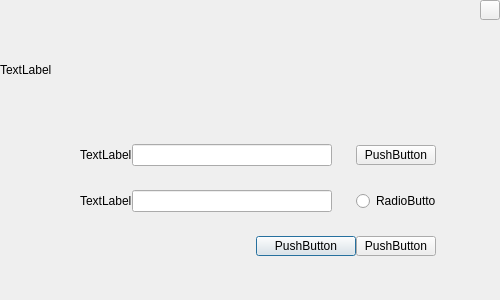
<?xml version="1.0" encoding="UTF-8"?>
<ui version="4.0">
 <class>login_dialog</class>
 <widget class="QDialog" name="login_dialog">
  <property name="geometry">
   <rect>
    <x>0</x>
    <y>0</y>
    <width>500</width>
    <height>300</height>
   </rect>
  </property>
  <property name="minimumSize">
   <size>
    <width>500</width>
    <height>300</height>
   </size>
  </property>
  <property name="maximumSize">
   <size>
    <width>500</width>
    <height>300</height>
   </size>
  </property>
  <property name="windowTitle">
   <string>Dialog</string>
  </property>
  <widget class="QLabel" name="login_label">
   <property name="geometry">
    <rect>
     <x>0</x>
     <y>20</y>
     <width>500</width>
     <height>100</height>
    </rect>
   </property>
   <property name="minimumSize">
    <size>
     <width>500</width>
     <height>100</height>
    </size>
   </property>
   <property name="maximumSize">
    <size>
     <width>500</width>
     <height>100</height>
    </size>
   </property>
   <property name="text">
    <string>TextLabel</string>
   </property>
  </widget>
  <widget class="QToolButton" name="login_quit_toolButton">
   <property name="geometry">
    <rect>
     <x>480</x>
     <y>0</y>
     <width>20</width>
     <height>20</height>
    </rect>
   </property>
   <property name="minimumSize">
    <size>
     <width>20</width>
     <height>20</height>
    </size>
   </property>
   <property name="maximumSize">
    <size>
     <width>20</width>
     <height>20</height>
    </size>
   </property>
   <property name="text">
    <string/>
   </property>
  </widget>
  <widget class="QWidget" name="layoutWidget">
   <property name="geometry">
    <rect>
     <x>80</x>
     <y>120</y>
     <width>356</width>
     <height>161</height>
    </rect>
   </property>
   <layout class="QGridLayout" name="gridLayout">
    <property name="spacing">
     <number>0</number>
    </property>
    <item row="2" column="0">
     <layout class="QHBoxLayout" name="horizontalLayout_3">
      <item>
       <spacer name="horizontalSpacer">
        <property name="orientation">
         <enum>Qt::Horizontal</enum>
        </property>
        <property name="sizeHint" stdset="0">
         <size>
          <width>40</width>
          <height>20</height>
         </size>
        </property>
       </spacer>
      </item>
      <item>
       <widget class="QPushButton" name="login_signin_pushButton">
        <property name="minimumSize">
         <size>
          <width>100</width>
          <height>20</height>
         </size>
        </property>
        <property name="maximumSize">
         <size>
          <width>100</width>
          <height>20</height>
         </size>
        </property>
        <property name="text">
         <string>PushButton</string>
        </property>
       </widget>
      </item>
      <item>
       <widget class="QPushButton" name="login_findpassword_pushButton">
        <property name="minimumSize">
         <size>
          <width>80</width>
          <height>20</height>
         </size>
        </property>
        <property name="maximumSize">
         <size>
          <width>80</width>
          <height>20</height>
         </size>
        </property>
        <property name="text">
         <string>PushButton</string>
        </property>
       </widget>
      </item>
     </layout>
    </item>
    <item row="1" column="0">
     <layout class="QHBoxLayout" name="horizontalLayout_2">
      <item>
       <widget class="QLabel" name="login_password_label">
        <property name="sizePolicy">
         <sizepolicy hsizetype="Fixed" vsizetype="Preferred">
          <horstretch>0</horstretch>
          <verstretch>0</verstretch>
         </sizepolicy>
        </property>
        <property name="text">
         <string>TextLabel</string>
        </property>
       </widget>
      </item>
      <item>
       <widget class="QLineEdit" name="login_passwaord_lineEdit">
        <property name="minimumSize">
         <size>
          <width>200</width>
          <height>22</height>
         </size>
        </property>
        <property name="maximumSize">
         <size>
          <width>200</width>
          <height>22</height>
         </size>
        </property>
       </widget>
      </item>
      <item>
       <spacer name="horizontalSpacer_3">
        <property name="orientation">
         <enum>Qt::Horizontal</enum>
        </property>
        <property name="sizeHint" stdset="0">
         <size>
          <width>40</width>
          <height>20</height>
         </size>
        </property>
       </spacer>
      </item>
      <item>
       <widget class="QRadioButton" name="login_showpassword_radioButton">
        <property name="minimumSize">
         <size>
          <width>80</width>
          <height>20</height>
         </size>
        </property>
        <property name="maximumSize">
         <size>
          <width>80</width>
          <height>20</height>
         </size>
        </property>
        <property name="text">
         <string>RadioButton</string>
        </property>
       </widget>
      </item>
     </layout>
    </item>
    <item row="0" column="0">
     <layout class="QHBoxLayout" name="horizontalLayout">
      <item>
       <widget class="QLabel" name="loginin_label">
        <property name="sizePolicy">
         <sizepolicy hsizetype="Fixed" vsizetype="Preferred">
          <horstretch>0</horstretch>
          <verstretch>0</verstretch>
         </sizepolicy>
        </property>
        <property name="text">
         <string>TextLabel</string>
        </property>
       </widget>
      </item>
      <item>
       <widget class="QLineEdit" name="loginin_lineEdit">
        <property name="minimumSize">
         <size>
          <width>200</width>
          <height>22</height>
         </size>
        </property>
        <property name="maximumSize">
         <size>
          <width>200</width>
          <height>22</height>
         </size>
        </property>
       </widget>
      </item>
      <item>
       <spacer name="horizontalSpacer_2">
        <property name="orientation">
         <enum>Qt::Horizontal</enum>
        </property>
        <property name="sizeHint" stdset="0">
         <size>
          <width>40</width>
          <height>20</height>
         </size>
        </property>
       </spacer>
      </item>
      <item>
       <widget class="QPushButton" name="login_regaccount_pushButton">
        <property name="sizePolicy">
         <sizepolicy hsizetype="Minimum" vsizetype="Fixed">
          <horstretch>80</horstretch>
          <verstretch>20</verstretch>
         </sizepolicy>
        </property>
        <property name="minimumSize">
         <size>
          <width>80</width>
          <height>20</height>
         </size>
        </property>
        <property name="maximumSize">
         <size>
          <width>80</width>
          <height>20</height>
         </size>
        </property>
        <property name="text">
         <string>PushButton</string>
        </property>
       </widget>
      </item>
     </layout>
    </item>
   </layout>
  </widget>
 </widget>
 <resources/>
 <connections/>
</ui>
